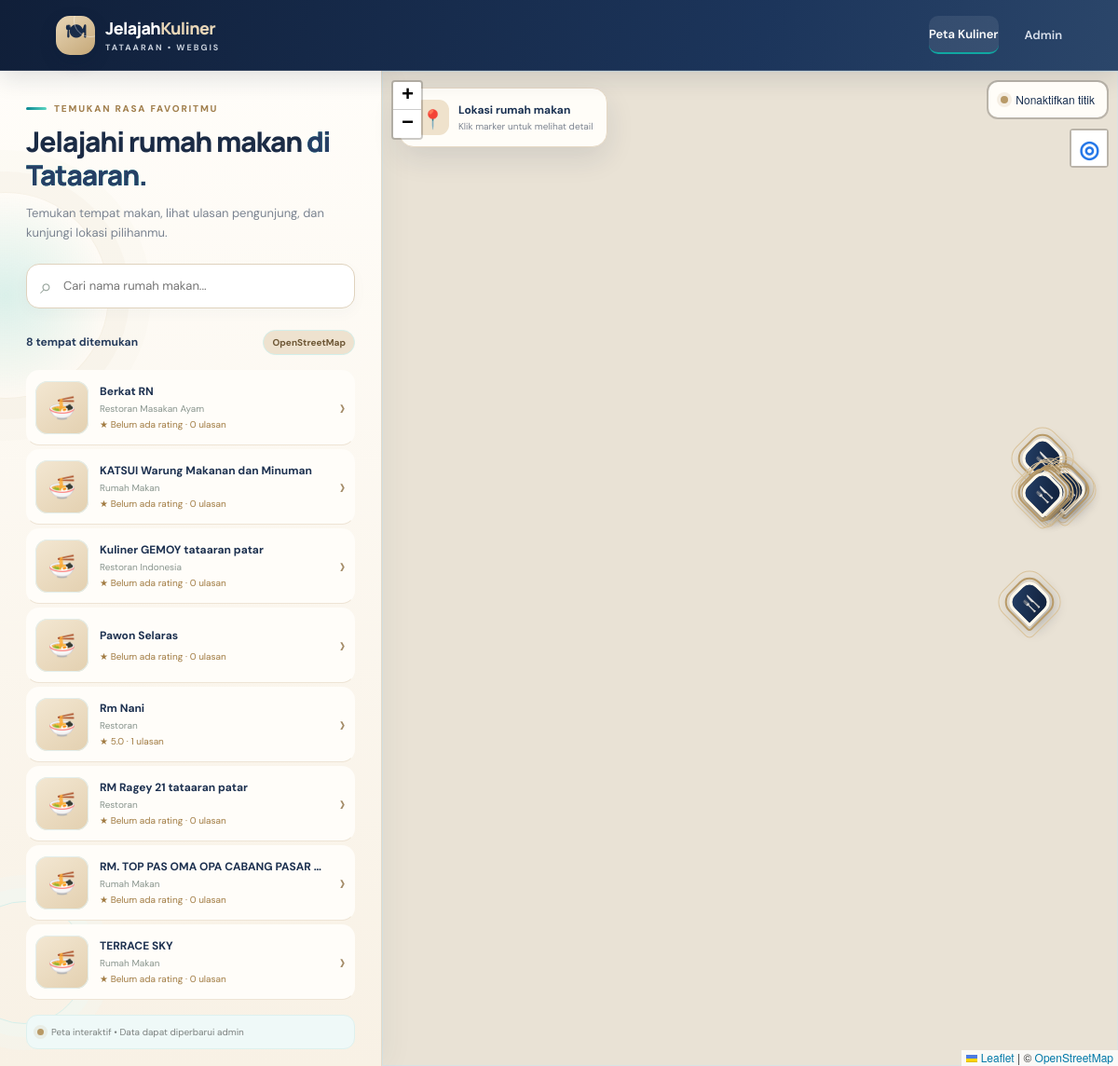
The page / on the database its author committed.
### tables this page shows
CREATE TABLE `rumah_makan` (
  `id` int(11) NOT NULL,
  `nama` varchar(150) NOT NULL,
  `alamat` text NOT NULL,
  `kategori` varchar(100) DEFAULT 'Rumah Makan',
  `deskripsi` text DEFAULT NULL,
  `jam_buka` time DEFAULT '08:00:00',
  `jam_tutup` time DEFAULT '21:00:00',
  `latitude` decimal(10,7) NOT NULL,
  `longitude` decimal(10,7) NOT NULL,
  `foto` varchar(255) DEFAULT NULL,
  `created_at` timestamp NOT NULL DEFAULT current_timestamp()
);

### koneksi.php (called while the page is built, shortened)
<?php
function e($value) {
    return htmlspecialchars((string)$value, ENT_QUOTES, 'UTF-8');
}
?>

### index.php (the view, shortened to what this page needs)
<?php
require_once 'koneksi.php';
$rows = [];
$sql = "SELECT r.*,
        (SELECT ROUND(AVG(u.rating),1) FROM ulasan u WHERE u.rumah_makan_id=r.id) AS rating,
        (SELECT COUNT(*) FROM ulasan u WHERE u.rumah_makan_id=r.id) AS jumlah_ulasan
        FROM rumah_makan r ORDER BY r.nama";
$result = $conn->query($sql);
while ($row = $result->fetch_assoc()) $rows[] = $row;
?>
<!doctype html>
<html lang="id">
<head>
<link rel="stylesheet" href="https://unpkg.com/leaflet@1.9.4/dist/leaflet.css">
<link rel="stylesheet" href="assets/css/style.css">
</head>
<body class="user-page">
<header class="topbar">
  <a class="brand" href="index.php"><span class="brand-icon">🍽</span><span>Jelajah<span class="brand-light">Kuliner</span><small>TATAARAN • WEBGIS</small></span></a>
  <nav><a class="nav-active" href="index.php">Peta Kuliner</a><a href="admin/login.php">Admin</a></nav>
</header>
<main class="user-layout">
  <aside class="side-panel">
    <div class="eyebrow">TEMUKAN RASA FAVORITMU</div>
    <h1>Jelajahi rumah makan <span>di Tataaran.</span></h1>
    <p class="muted">Temukan tempat makan, lihat ulasan pengunjung, dan kunjungi lokasi pilihanmu.</p>
    <label class="search-box"><span>⌕</span><input id="searchInput" type="search" placeholder="Cari nama rumah makan..."></label>
    <div class="filter-row"><strong id="placeCount"><?= count($rows) ?> tempat ditemukan</strong><span class="map-tag">OpenStreetMap</span></div>
    <div id="restaurantList" class="restaurant-list">
    <?php foreach ($rows as $r): ?>
      <button class="place-item" type="button" data-id="<?= (int)$r['id'] ?>" data-name="<?= e($r['nama']) ?>">
        <div class="place-thumb"><?php if ($r['foto'] && file_exists(__DIR__.'/assets/uploads/'.$r['foto'])): ?>
          <img src="assets/uploads/<?= e($r['foto']) ?>" alt="<?= e($r['nama']) ?>">
        <?php else: ?><span>🍜</span><?php endif; ?></div>
        <div class="place-info"><strong><?= e($r['nama']) ?></strong><span><?= e($r['kategori']) ?></span>
          <small>★ <?= $r['rating'] ? e($r['rating']) : 'Belum ada rating' ?> · <?= (int)$r['jumlah_ulasan'] ?> ulasan</small></div>
        <span class="chevron">›</span>
      </button>
    <?php endforeach; ?>
    </div>
    <div class="panel-foot"><span class="dot"></span> Peta interaktif • Data dapat diperbarui admin</div>
  </aside>
  <section class="map-wrap">
    <div id="map"></div>
    <div class="map-note"><span class="map-note-icon">📍</span><div><strong>Lokasi rumah makan</strong><small>Klik marker untuk melihat detail</small></div></div>
  </section>
</main>
</body></html>

### rows shown on the page
rumah_makan: nama "Berkat RN", kategori "Restoran Masakan Ayam", shows "Belum ada rating", jumlah_ulasan "0"
rumah_makan: nama "KATSUI Warung Makanan dan Minuman", kategori "Rumah Makan", shows "Belum ada rating", jumlah_ulasan "0"
rumah_makan: nama "Kuliner GEMOY tataaran patar", kategori "Restoran Indonesia", shows "Belum ada rating", jumlah_ulasan "0"
rumah_makan: nama "Pawon Selaras", shows "Belum ada rating", jumlah_ulasan "0"
rumah_makan: nama "Rm Nani", kategori "Restoran", rating "5.0", jumlah_ulasan "1"
rumah_makan: nama "RM Ragey 21 tataaran patar", kategori "Restoran", shows "Belum ada rating", jumlah_ulasan "0"
rumah_makan: nama "RM. TOP PAS OMA OPA CABANG PASAR…", kategori "Rumah Makan", shows "Belum ada rating", jumlah_ulasan "0"
rumah_makan: nama "TERRACE SKY", kategori "Rumah Makan", shows "Belum ada rating", jumlah_ulasan "0"

### other values the page prints
count($rows) "8"
